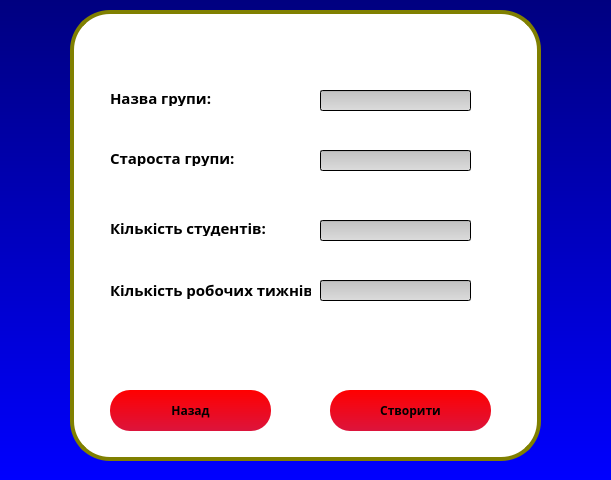
<?xml version="1.0" encoding="UTF-8"?>
<ui version="4.0">
 <class>MainWindow</class>
 <widget class="QMainWindow" name="MainWindow">
  <property name="geometry">
   <rect>
    <x>0</x>
    <y>0</y>
    <width>611</width>
    <height>480</height>
   </rect>
  </property>
  <property name="minimumSize">
   <size>
    <width>611</width>
    <height>480</height>
   </size>
  </property>
  <property name="maximumSize">
   <size>
    <width>611</width>
    <height>480</height>
   </size>
  </property>
  <property name="windowTitle">
   <string>MainWindow</string>
  </property>
  <property name="styleSheet">
   <string notr="true">QFrame
{
border: 4px solid olive;
border-radius: 40px;
background: white;
}
*
{
	background: QLinearGradient(x1: 0, y1: 0, x2: 0, y2: 1, stop: 0 #000080, stop: 1 #0000FF);
	font-family: century gothic
}
QToolButton
{
	border-radius: 70px;
	background: #808000
}
QLabel
{
	border: 0px;
	font-weight: bold;
	font-size: 15px;
}
QPushButton
{
	background: #FF0000;
	border-radius: 20px;
	font-weight: bold;
	font-size: 12px;
	background: QLinearGradient(x1: 0, y1: 0, x2: 0, y2: 1, stop: 0 #FF0000, stop: 1 #DC143C)
	
}
QLineEdit
{
	background: QLinearGradient(x1: 0, y1: 0, x2: 0, y2: 1, stop: 0 #C0C0C0, stop: 1 #DCDCDC)
}
</string>
  </property>
  <widget class="QWidget" name="centralwidget">
   <widget class="QFrame" name="frame">
    <property name="geometry">
     <rect>
      <x>70</x>
      <y>10</y>
      <width>471</width>
      <height>451</height>
     </rect>
    </property>
    <property name="frameShape">
     <enum>QFrame::StyledPanel</enum>
    </property>
    <property name="frameShadow">
     <enum>QFrame::Raised</enum>
    </property>
    <widget class="QPushButton" name="pushButton">
     <property name="geometry">
      <rect>
       <x>260</x>
       <y>380</y>
       <width>161</width>
       <height>41</height>
      </rect>
     </property>
     <property name="text">
      <string>Створити</string>
     </property>
    </widget>
    <widget class="QLabel" name="label">
     <property name="geometry">
      <rect>
       <x>40</x>
       <y>80</y>
       <width>101</width>
       <height>16</height>
      </rect>
     </property>
     <property name="text">
      <string>Назва групи:</string>
     </property>
    </widget>
    <widget class="QLabel" name="label_2">
     <property name="geometry">
      <rect>
       <x>40</x>
       <y>210</y>
       <width>161</width>
       <height>16</height>
      </rect>
     </property>
     <property name="text">
      <string>Кількість студентів:</string>
     </property>
    </widget>
    <widget class="QLabel" name="label_3">
     <property name="geometry">
      <rect>
       <x>40</x>
       <y>270</y>
       <width>201</width>
       <height>20</height>
      </rect>
     </property>
     <property name="text">
      <string>Кількість робочих тижнів:</string>
     </property>
    </widget>
    <widget class="QLineEdit" name="lineEdit">
     <property name="geometry">
      <rect>
       <x>250</x>
       <y>80</y>
       <width>151</width>
       <height>21</height>
      </rect>
     </property>
    </widget>
    <widget class="QLineEdit" name="lineEdit_2">
     <property name="geometry">
      <rect>
       <x>250</x>
       <y>140</y>
       <width>151</width>
       <height>21</height>
      </rect>
     </property>
    </widget>
    <widget class="QLineEdit" name="lineEdit_3">
     <property name="geometry">
      <rect>
       <x>250</x>
       <y>210</y>
       <width>151</width>
       <height>21</height>
      </rect>
     </property>
    </widget>
    <widget class="QLabel" name="label_4">
     <property name="geometry">
      <rect>
       <x>40</x>
       <y>140</y>
       <width>151</width>
       <height>16</height>
      </rect>
     </property>
     <property name="text">
      <string>Староста групи:</string>
     </property>
    </widget>
    <widget class="QLineEdit" name="lineEdit_4">
     <property name="geometry">
      <rect>
       <x>250</x>
       <y>270</y>
       <width>151</width>
       <height>21</height>
      </rect>
     </property>
    </widget>
    <widget class="QPushButton" name="pushButton_2">
     <property name="geometry">
      <rect>
       <x>40</x>
       <y>380</y>
       <width>161</width>
       <height>41</height>
      </rect>
     </property>
     <property name="text">
      <string>Назад</string>
     </property>
    </widget>
   </widget>
  </widget>
 </widget>
 <resources/>
 <connections/>
</ui>
